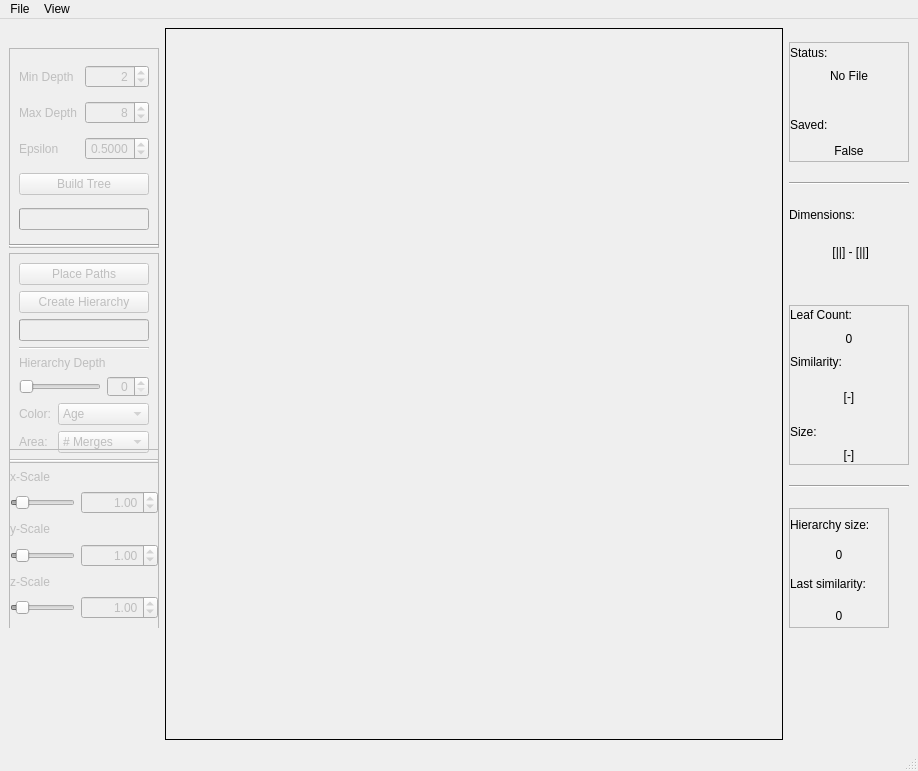
<?xml version="1.0" encoding="UTF-8"?>
<ui version="4.0">
 <class>MainWindow</class>
 <widget class="QMainWindow" name="MainWindow">
  <property name="geometry">
   <rect>
    <x>0</x>
    <y>0</y>
    <width>918</width>
    <height>771</height>
   </rect>
  </property>
  <property name="minimumSize">
   <size>
    <width>700</width>
    <height>665</height>
   </size>
  </property>
  <property name="windowTitle">
   <string>MainWindow</string>
  </property>
  <widget class="QWidget" name="centralwidget">
   <layout class="QHBoxLayout" name="horizontalLayout">
    <item>
     <layout class="QGridLayout" name="gridLayout">
      <item row="0" column="0" rowspan="2">
       <widget class="QWidget" name="Controls" native="true">
        <property name="sizePolicy">
         <sizepolicy hsizetype="Fixed" vsizetype="Fixed">
          <horstretch>0</horstretch>
          <verstretch>0</verstretch>
         </sizepolicy>
        </property>
        <property name="minimumSize">
         <size>
          <width>150</width>
          <height>580</height>
         </size>
        </property>
        <property name="maximumSize">
         <size>
          <width>150</width>
          <height>580</height>
         </size>
        </property>
        <layout class="QVBoxLayout" name="verticalLayout_5">
         <property name="leftMargin">
          <number>0</number>
         </property>
         <property name="topMargin">
          <number>0</number>
         </property>
         <property name="rightMargin">
          <number>0</number>
         </property>
         <property name="bottomMargin">
          <number>0</number>
         </property>
         <item>
          <widget class="QFrame" name="TreeControl">
           <property name="enabled">
            <bool>false</bool>
           </property>
           <property name="sizePolicy">
            <sizepolicy hsizetype="Fixed" vsizetype="Fixed">
             <horstretch>0</horstretch>
             <verstretch>0</verstretch>
            </sizepolicy>
           </property>
           <property name="minimumSize">
            <size>
             <width>150</width>
             <height>200</height>
            </size>
           </property>
           <property name="maximumSize">
            <size>
             <width>150</width>
             <height>200</height>
            </size>
           </property>
           <property name="frameShape">
            <enum>QFrame::StyledPanel</enum>
           </property>
           <property name="frameShadow">
            <enum>QFrame::Raised</enum>
           </property>
           <layout class="QGridLayout" name="gridLayout_3">
            <item row="4" column="0">
             <widget class="QLabel" name="Epsilon">
              <property name="text">
               <string>Epsilon</string>
              </property>
             </widget>
            </item>
            <item row="0" column="0">
             <widget class="QLabel" name="MinDepth">
              <property name="text">
               <string>Min Depth</string>
              </property>
             </widget>
            </item>
            <item row="6" column="0" colspan="2">
             <widget class="QPushButton" name="BuildTreeAction">
              <property name="minimumSize">
               <size>
                <width>0</width>
                <height>20</height>
               </size>
              </property>
              <property name="text">
               <string>Build Tree</string>
              </property>
             </widget>
            </item>
            <item row="2" column="0">
             <widget class="QLabel" name="MaxDepth">
              <property name="text">
               <string>Max Depth</string>
              </property>
             </widget>
            </item>
            <item row="2" column="1">
             <widget class="QSpinBox" name="MaxDepthValue">
              <property name="alignment">
               <set>Qt::AlignRight|Qt::AlignTrailing|Qt::AlignVCenter</set>
              </property>
              <property name="value">
               <number>8</number>
              </property>
             </widget>
            </item>
            <item row="4" column="1" alignment="Qt::AlignRight">
             <widget class="QDoubleSpinBox" name="EpsilonValue">
              <property name="alignment">
               <set>Qt::AlignRight|Qt::AlignTrailing|Qt::AlignVCenter</set>
              </property>
              <property name="decimals">
               <number>4</number>
              </property>
              <property name="maximum">
               <double>1.000000000000000</double>
              </property>
              <property name="singleStep">
               <double>0.010000000000000</double>
              </property>
              <property name="value">
               <double>0.500000000000000</double>
              </property>
             </widget>
            </item>
            <item row="0" column="1">
             <widget class="QSpinBox" name="MinDepthValue">
              <property name="wrapping">
               <bool>true</bool>
              </property>
              <property name="alignment">
               <set>Qt::AlignRight|Qt::AlignTrailing|Qt::AlignVCenter</set>
              </property>
              <property name="maximum">
               <number>999</number>
              </property>
              <property name="value">
               <number>2</number>
              </property>
             </widget>
            </item>
            <item row="7" column="0" colspan="2">
             <widget class="QProgressBar" name="TreeProgress">
              <property name="value">
               <number>0</number>
              </property>
              <property name="textVisible">
               <bool>false</bool>
              </property>
             </widget>
            </item>
           </layout>
          </widget>
         </item>
         <item>
          <widget class="Line" name="line">
           <property name="orientation">
            <enum>Qt::Horizontal</enum>
           </property>
          </widget>
         </item>
         <item>
          <widget class="QFrame" name="VisControl">
           <property name="enabled">
            <bool>false</bool>
           </property>
           <property name="sizePolicy">
            <sizepolicy hsizetype="Minimum" vsizetype="Minimum">
             <horstretch>0</horstretch>
             <verstretch>0</verstretch>
            </sizepolicy>
           </property>
           <property name="minimumSize">
            <size>
             <width>150</width>
             <height>210</height>
            </size>
           </property>
           <property name="maximumSize">
            <size>
             <width>150</width>
             <height>210</height>
            </size>
           </property>
           <property name="frameShape">
            <enum>QFrame::StyledPanel</enum>
           </property>
           <property name="frameShadow">
            <enum>QFrame::Raised</enum>
           </property>
           <layout class="QGridLayout" name="gridLayout_4">
            <item row="7" column="0">
             <widget class="QLabel" name="label_4">
              <property name="text">
               <string>Area:</string>
              </property>
             </widget>
            </item>
            <item row="6" column="0">
             <widget class="QLabel" name="label_3">
              <property name="text">
               <string>Color:</string>
              </property>
             </widget>
            </item>
            <item row="6" column="1" colspan="2">
             <widget class="QComboBox" name="ColorValue">
              <property name="enabled">
               <bool>false</bool>
              </property>
              <item>
               <property name="text">
                <string>Age</string>
               </property>
              </item>
              <item>
               <property name="text">
                <string>Similarity</string>
               </property>
              </item>
             </widget>
            </item>
            <item row="5" column="2">
             <widget class="QSpinBox" name="HierDepthNum">
              <property name="minimumSize">
               <size>
                <width>40</width>
                <height>0</height>
               </size>
              </property>
              <property name="maximumSize">
               <size>
                <width>80</width>
                <height>16777215</height>
               </size>
              </property>
              <property name="alignment">
               <set>Qt::AlignRight|Qt::AlignTrailing|Qt::AlignVCenter</set>
              </property>
             </widget>
            </item>
            <item row="5" column="0" colspan="2">
             <widget class="QSlider" name="HierDepthSlider">
              <property name="orientation">
               <enum>Qt::Horizontal</enum>
              </property>
             </widget>
            </item>
            <item row="1" column="0" colspan="3">
             <widget class="QPushButton" name="CreateHierarchy">
              <property name="text">
               <string>Create Hierarchy</string>
              </property>
             </widget>
            </item>
            <item row="0" column="0" colspan="3">
             <widget class="QPushButton" name="PlacePaths">
              <property name="text">
               <string>Place Paths</string>
              </property>
             </widget>
            </item>
            <item row="2" column="0" colspan="3">
             <widget class="QProgressBar" name="PathProgress">
              <property name="value">
               <number>0</number>
              </property>
              <property name="textVisible">
               <bool>false</bool>
              </property>
             </widget>
            </item>
            <item row="3" column="0" colspan="3">
             <widget class="Line" name="Seperator">
              <property name="orientation">
               <enum>Qt::Horizontal</enum>
              </property>
             </widget>
            </item>
            <item row="4" column="0" colspan="3">
             <widget class="QLabel" name="HierDepthText">
              <property name="maximumSize">
               <size>
                <width>16777215</width>
                <height>25</height>
               </size>
              </property>
              <property name="text">
               <string>Hierarchy Depth</string>
              </property>
             </widget>
            </item>
            <item row="7" column="1" colspan="2">
             <widget class="QComboBox" name="AreaValue">
              <property name="minimumSize">
               <size>
                <width>0</width>
                <height>0</height>
               </size>
              </property>
              <item>
               <property name="text">
                <string># Merges</string>
               </property>
              </item>
              <item>
               <property name="text">
                <string>Group Size</string>
               </property>
              </item>
             </widget>
            </item>
           </layout>
          </widget>
         </item>
         <item>
          <widget class="QFrame" name="PlotControl">
           <property name="enabled">
            <bool>false</bool>
           </property>
           <property name="sizePolicy">
            <sizepolicy hsizetype="Preferred" vsizetype="Minimum">
             <horstretch>0</horstretch>
             <verstretch>0</verstretch>
            </sizepolicy>
           </property>
           <property name="minimumSize">
            <size>
             <width>150</width>
             <height>180</height>
            </size>
           </property>
           <property name="maximumSize">
            <size>
             <width>150</width>
             <height>180</height>
            </size>
           </property>
           <property name="frameShape">
            <enum>QFrame::StyledPanel</enum>
           </property>
           <property name="frameShadow">
            <enum>QFrame::Raised</enum>
           </property>
           <layout class="QGridLayout" name="gridLayout_2">
            <property name="leftMargin">
             <number>0</number>
            </property>
            <property name="rightMargin">
             <number>0</number>
            </property>
            <item row="4" column="1">
             <widget class="QDoubleSpinBox" name="yNum">
              <property name="alignment">
               <set>Qt::AlignRight|Qt::AlignTrailing|Qt::AlignVCenter</set>
              </property>
              <property name="buttonSymbols">
               <enum>QAbstractSpinBox::UpDownArrows</enum>
              </property>
              <property name="minimum">
               <double>0.010000000000000</double>
              </property>
              <property name="maximum">
               <double>99999.000000000000000</double>
              </property>
              <property name="singleStep">
               <double>0.010000000000000</double>
              </property>
              <property name="value">
               <double>1.000000000000000</double>
              </property>
             </widget>
            </item>
            <item row="2" column="1">
             <widget class="QDoubleSpinBox" name="xNum">
              <property name="alignment">
               <set>Qt::AlignRight|Qt::AlignTrailing|Qt::AlignVCenter</set>
              </property>
              <property name="minimum">
               <double>0.010000000000000</double>
              </property>
              <property name="maximum">
               <double>99999.000000000000000</double>
              </property>
              <property name="singleStep">
               <double>0.010000000000000</double>
              </property>
              <property name="value">
               <double>1.000000000000000</double>
              </property>
             </widget>
            </item>
            <item row="3" column="0">
             <widget class="QLabel" name="yLabel">
              <property name="text">
               <string>y-Scale</string>
              </property>
             </widget>
            </item>
            <item row="5" column="0">
             <widget class="QLabel" name="zLabel">
              <property name="text">
               <string>z-Scale</string>
              </property>
             </widget>
            </item>
            <item row="4" column="0">
             <widget class="QSlider" name="yScale">
              <property name="minimum">
               <number>1</number>
              </property>
              <property name="maximum">
               <number>1000</number>
              </property>
              <property name="singleStep">
               <number>1</number>
              </property>
              <property name="pageStep">
               <number>100</number>
              </property>
              <property name="value">
               <number>100</number>
              </property>
              <property name="orientation">
               <enum>Qt::Horizontal</enum>
              </property>
              <property name="tickPosition">
               <enum>QSlider::NoTicks</enum>
              </property>
              <property name="tickInterval">
               <number>99</number>
              </property>
             </widget>
            </item>
            <item row="1" column="0">
             <widget class="QLabel" name="xLabel">
              <property name="text">
               <string>x-Scale</string>
              </property>
             </widget>
            </item>
            <item row="6" column="0">
             <widget class="QSlider" name="zScale">
              <property name="minimum">
               <number>1</number>
              </property>
              <property name="maximum">
               <number>1000</number>
              </property>
              <property name="pageStep">
               <number>100</number>
              </property>
              <property name="value">
               <number>100</number>
              </property>
              <property name="orientation">
               <enum>Qt::Horizontal</enum>
              </property>
              <property name="tickPosition">
               <enum>QSlider::NoTicks</enum>
              </property>
              <property name="tickInterval">
               <number>99</number>
              </property>
             </widget>
            </item>
            <item row="2" column="0">
             <widget class="QSlider" name="xScale">
              <property name="minimum">
               <number>1</number>
              </property>
              <property name="maximum">
               <number>1000</number>
              </property>
              <property name="pageStep">
               <number>100</number>
              </property>
              <property name="value">
               <number>100</number>
              </property>
              <property name="sliderPosition">
               <number>100</number>
              </property>
              <property name="orientation">
               <enum>Qt::Horizontal</enum>
              </property>
              <property name="tickPosition">
               <enum>QSlider::NoTicks</enum>
              </property>
              <property name="tickInterval">
               <number>24975</number>
              </property>
             </widget>
            </item>
            <item row="6" column="1">
             <widget class="QDoubleSpinBox" name="zNum">
              <property name="alignment">
               <set>Qt::AlignRight|Qt::AlignTrailing|Qt::AlignVCenter</set>
              </property>
              <property name="minimum">
               <double>0.010000000000000</double>
              </property>
              <property name="maximum">
               <double>1000.000000000000000</double>
              </property>
              <property name="singleStep">
               <double>0.010000000000000</double>
              </property>
              <property name="value">
               <double>1.000000000000000</double>
              </property>
             </widget>
            </item>
            <item row="0" column="0" colspan="2">
             <widget class="Line" name="line_2">
              <property name="orientation">
               <enum>Qt::Horizontal</enum>
              </property>
             </widget>
            </item>
           </layout>
          </widget>
         </item>
        </layout>
       </widget>
      </item>
      <item row="0" column="2" rowspan="2">
       <widget class="QWidget" name="Data" native="true">
        <property name="sizePolicy">
         <sizepolicy hsizetype="Fixed" vsizetype="Preferred">
          <horstretch>0</horstretch>
          <verstretch>0</verstretch>
         </sizepolicy>
        </property>
        <property name="minimumSize">
         <size>
          <width>120</width>
          <height>620</height>
         </size>
        </property>
        <property name="maximumSize">
         <size>
          <width>200</width>
          <height>800</height>
         </size>
        </property>
        <layout class="QVBoxLayout" name="verticalLayout">
         <property name="leftMargin">
          <number>0</number>
         </property>
         <property name="topMargin">
          <number>0</number>
         </property>
         <property name="rightMargin">
          <number>0</number>
         </property>
         <property name="bottomMargin">
          <number>0</number>
         </property>
         <item>
          <widget class="QFrame" name="FileStatus">
           <property name="minimumSize">
            <size>
             <width>0</width>
             <height>120</height>
            </size>
           </property>
           <property name="maximumSize">
            <size>
             <width>16777215</width>
             <height>120</height>
            </size>
           </property>
           <property name="frameShape">
            <enum>QFrame::StyledPanel</enum>
           </property>
           <property name="frameShadow">
            <enum>QFrame::Raised</enum>
           </property>
           <layout class="QGridLayout" name="gridLayout_5">
            <property name="leftMargin">
             <number>0</number>
            </property>
            <property name="topMargin">
             <number>0</number>
            </property>
            <property name="rightMargin">
             <number>0</number>
            </property>
            <property name="bottomMargin">
             <number>0</number>
            </property>
            <item row="0" column="0">
             <widget class="QLabel" name="Status">
              <property name="maximumSize">
               <size>
                <width>16777215</width>
                <height>20</height>
               </size>
              </property>
              <property name="text">
               <string>Status:</string>
              </property>
             </widget>
            </item>
            <item row="1" column="0">
             <widget class="QLabel" name="StatusValue">
              <property name="maximumSize">
               <size>
                <width>16777215</width>
                <height>40</height>
               </size>
              </property>
              <property name="text">
               <string>No File</string>
              </property>
              <property name="alignment">
               <set>Qt::AlignHCenter|Qt::AlignTop</set>
              </property>
              <property name="wordWrap">
               <bool>true</bool>
              </property>
             </widget>
            </item>
            <item row="4" column="0">
             <widget class="QLabel" name="SavedState">
              <property name="maximumSize">
               <size>
                <width>16777215</width>
                <height>20</height>
               </size>
              </property>
              <property name="text">
               <string>Saved:</string>
              </property>
             </widget>
            </item>
            <item row="5" column="0">
             <widget class="QLabel" name="SavedStateVal">
              <property name="maximumSize">
               <size>
                <width>16777215</width>
                <height>20</height>
               </size>
              </property>
              <property name="text">
               <string>False</string>
              </property>
              <property name="alignment">
               <set>Qt::AlignCenter</set>
              </property>
              <property name="wordWrap">
               <bool>true</bool>
              </property>
             </widget>
            </item>
           </layout>
          </widget>
         </item>
         <item>
          <widget class="Line" name="line_4">
           <property name="orientation">
            <enum>Qt::Horizontal</enum>
           </property>
          </widget>
         </item>
         <item>
          <widget class="QLabel" name="Dimensions">
           <property name="maximumSize">
            <size>
             <width>16777215</width>
             <height>20</height>
            </size>
           </property>
           <property name="text">
            <string>Dimensions:</string>
           </property>
          </widget>
         </item>
         <item>
          <widget class="QLabel" name="DimensionsValue">
           <property name="minimumSize">
            <size>
             <width>100</width>
             <height>40</height>
            </size>
           </property>
           <property name="maximumSize">
            <size>
             <width>16777215</width>
             <height>40</height>
            </size>
           </property>
           <property name="text">
            <string> [||] - [||]</string>
           </property>
           <property name="alignment">
            <set>Qt::AlignHCenter|Qt::AlignTop</set>
           </property>
           <property name="wordWrap">
            <bool>true</bool>
           </property>
          </widget>
         </item>
         <item>
          <widget class="QFrame" name="TreeData">
           <property name="minimumSize">
            <size>
             <width>0</width>
             <height>160</height>
            </size>
           </property>
           <property name="maximumSize">
            <size>
             <width>16777215</width>
             <height>160</height>
            </size>
           </property>
           <property name="frameShape">
            <enum>QFrame::StyledPanel</enum>
           </property>
           <property name="frameShadow">
            <enum>QFrame::Raised</enum>
           </property>
           <layout class="QGridLayout" name="gridLayout_6">
            <property name="leftMargin">
             <number>0</number>
            </property>
            <property name="topMargin">
             <number>0</number>
            </property>
            <property name="rightMargin">
             <number>0</number>
            </property>
            <property name="bottomMargin">
             <number>0</number>
            </property>
            <item row="0" column="0">
             <widget class="QLabel" name="LeafCount">
              <property name="sizePolicy">
               <sizepolicy hsizetype="Minimum" vsizetype="Minimum">
                <horstretch>0</horstretch>
                <verstretch>0</verstretch>
               </sizepolicy>
              </property>
              <property name="maximumSize">
               <size>
                <width>16777215</width>
                <height>20</height>
               </size>
              </property>
              <property name="text">
               <string>Leaf Count:</string>
              </property>
              <property name="alignment">
               <set>Qt::AlignLeading|Qt::AlignLeft|Qt::AlignVCenter</set>
              </property>
              <property name="wordWrap">
               <bool>true</bool>
              </property>
             </widget>
            </item>
            <item row="1" column="0">
             <widget class="QLabel" name="LeafCountValue">
              <property name="maximumSize">
               <size>
                <width>16777215</width>
                <height>20</height>
               </size>
              </property>
              <property name="text">
               <string>0</string>
              </property>
              <property name="alignment">
               <set>Qt::AlignCenter</set>
              </property>
             </widget>
            </item>
            <item row="2" column="0">
             <widget class="QLabel" name="Sim">
              <property name="maximumSize">
               <size>
                <width>16777215</width>
                <height>20</height>
               </size>
              </property>
              <property name="text">
               <string>Similarity:</string>
              </property>
              <property name="wordWrap">
               <bool>true</bool>
              </property>
             </widget>
            </item>
            <item row="5" column="0">
             <widget class="QLabel" name="Size">
              <property name="maximumSize">
               <size>
                <width>16777215</width>
                <height>20</height>
               </size>
              </property>
              <property name="text">
               <string>Size:</string>
              </property>
              <property name="wordWrap">
               <bool>true</bool>
              </property>
             </widget>
            </item>
            <item row="6" column="0">
             <widget class="QLabel" name="SizeValue">
              <property name="maximumSize">
               <size>
                <width>16777215</width>
                <height>20</height>
               </size>
              </property>
              <property name="text">
               <string>[-]</string>
              </property>
              <property name="alignment">
               <set>Qt::AlignCenter</set>
              </property>
              <property name="wordWrap">
               <bool>true</bool>
              </property>
             </widget>
            </item>
            <item row="4" column="0">
             <widget class="QLabel" name="SimValue">
              <property name="minimumSize">
               <size>
                <width>80</width>
                <height>40</height>
               </size>
              </property>
              <property name="maximumSize">
               <size>
                <width>16777215</width>
                <height>40</height>
               </size>
              </property>
              <property name="text">
               <string>[-]</string>
              </property>
              <property name="alignment">
               <set>Qt::AlignCenter</set>
              </property>
              <property name="wordWrap">
               <bool>true</bool>
              </property>
             </widget>
            </item>
           </layout>
          </widget>
         </item>
         <item>
          <widget class="Line" name="line_3">
           <property name="orientation">
            <enum>Qt::Horizontal</enum>
           </property>
          </widget>
         </item>
         <item>
          <widget class="QFrame" name="VisData">
           <property name="minimumSize">
            <size>
             <width>80</width>
             <height>100</height>
            </size>
           </property>
           <property name="maximumSize">
            <size>
             <width>100</width>
             <height>120</height>
            </size>
           </property>
           <property name="frameShape">
            <enum>QFrame::StyledPanel</enum>
           </property>
           <property name="frameShadow">
            <enum>QFrame::Raised</enum>
           </property>
           <layout class="QGridLayout" name="gridLayout_7">
            <property name="leftMargin">
             <number>0</number>
            </property>
            <property name="topMargin">
             <number>0</number>
            </property>
            <property name="rightMargin">
             <number>0</number>
            </property>
            <property name="bottomMargin">
             <number>0</number>
            </property>
            <item row="0" column="0">
             <widget class="QLabel" name="HierDepth">
              <property name="minimumSize">
               <size>
                <width>0</width>
                <height>30</height>
               </size>
              </property>
              <property name="maximumSize">
               <size>
                <width>16777215</width>
                <height>30</height>
               </size>
              </property>
              <property name="text">
               <string>Hierarchy size:</string>
              </property>
              <property name="wordWrap">
               <bool>true</bool>
              </property>
             </widget>
            </item>
            <item row="1" column="0">
             <widget class="QLabel" name="HierDepthVal">
              <property name="minimumSize">
               <size>
                <width>0</width>
                <height>15</height>
               </size>
              </property>
              <property name="maximumSize">
               <size>
                <width>16777215</width>
                <height>15</height>
               </size>
              </property>
              <property name="text">
               <string>0</string>
              </property>
              <property name="alignment">
               <set>Qt::AlignCenter</set>
              </property>
             </widget>
            </item>
            <item row="2" column="0">
             <widget class="QLabel" name="LastSim">
              <property name="minimumSize">
               <size>
                <width>0</width>
                <height>30</height>
               </size>
              </property>
              <property name="maximumSize">
               <size>
                <width>16777215</width>
                <height>30</height>
               </size>
              </property>
              <property name="text">
               <string>Last similarity:</string>
              </property>
              <property name="wordWrap">
               <bool>true</bool>
              </property>
             </widget>
            </item>
            <item row="3" column="0">
             <widget class="QLabel" name="LastSimVal">
              <property name="minimumSize">
               <size>
                <width>0</width>
                <height>20</height>
               </size>
              </property>
              <property name="maximumSize">
               <size>
                <width>16777215</width>
                <height>20</height>
               </size>
              </property>
              <property name="text">
               <string>0</string>
              </property>
              <property name="alignment">
               <set>Qt::AlignCenter</set>
              </property>
             </widget>
            </item>
           </layout>
          </widget>
         </item>
        </layout>
       </widget>
      </item>
      <item row="0" column="1" rowspan="3">
       <widget class="QFrame" name="plotWidget">
        <property name="sizePolicy">
         <sizepolicy hsizetype="Expanding" vsizetype="Expanding">
          <horstretch>0</horstretch>
          <verstretch>0</verstretch>
         </sizepolicy>
        </property>
        <property name="minimumSize">
         <size>
          <width>230</width>
          <height>580</height>
         </size>
        </property>
        <property name="frameShape">
         <enum>QFrame::Box</enum>
        </property>
        <property name="frameShadow">
         <enum>QFrame::Plain</enum>
        </property>
        <property name="lineWidth">
         <number>1</number>
        </property>
       </widget>
      </item>
      <item row="2" column="2">
       <spacer name="verticalSpacer_2">
        <property name="orientation">
         <enum>Qt::Vertical</enum>
        </property>
        <property name="sizeHint" stdset="0">
         <size>
          <width>20</width>
          <height>40</height>
         </size>
        </property>
       </spacer>
      </item>
      <item row="2" column="0">
       <spacer name="verticalSpacer">
        <property name="orientation">
         <enum>Qt::Vertical</enum>
        </property>
        <property name="sizeHint" stdset="0">
         <size>
          <width>20</width>
          <height>40</height>
         </size>
        </property>
       </spacer>
      </item>
     </layout>
    </item>
   </layout>
  </widget>
  <widget class="QMenuBar" name="menubar">
   <property name="geometry">
    <rect>
     <x>0</x>
     <y>0</y>
     <width>918</width>
     <height>26</height>
    </rect>
   </property>
   <widget class="QMenu" name="menuFile">
    <property name="title">
     <string>File</string>
    </property>
    <addaction name="actionOpen"/>
    <addaction name="separator"/>
    <addaction name="actionLoad_data"/>
    <addaction name="actionSave_as"/>
   </widget>
   <widget class="QMenu" name="menuView">
    <property name="title">
     <string>View</string>
    </property>
    <widget class="QMenu" name="menuHighlighting">
     <property name="title">
      <string>Highlighting</string>
     </property>
     <addaction name="actionLast_Merge"/>
     <addaction name="actionLast_Children"/>
    </widget>
    <addaction name="actionShow_Wireframe"/>
    <addaction name="actionShow_Timeslices"/>
    <addaction name="actionShow_Inner_Bounds"/>
    <addaction name="actionShow_z_Lines"/>
    <addaction name="separator"/>
    <addaction name="menuHighlighting"/>
   </widget>
   <addaction name="menuFile"/>
   <addaction name="menuView"/>
  </widget>
  <widget class="QStatusBar" name="statusbar"/>
  <action name="actionOpen">
   <property name="text">
    <string>Open...</string>
   </property>
  </action>
  <action name="actionShow_Wireframe">
   <property name="checkable">
    <bool>true</bool>
   </property>
   <property name="checked">
    <bool>true</bool>
   </property>
   <property name="text">
    <string>Show bounding box</string>
   </property>
  </action>
  <action name="actionDraw_Inner_bounds">
   <property name="text">
    <string>Draw inner bounds</string>
   </property>
  </action>
  <action name="actionShow_Inner_Bounds">
   <property name="checkable">
    <bool>true</bool>
   </property>
   <property name="enabled">
    <bool>true</bool>
   </property>
   <property name="text">
    <string>Show inner bounds</string>
   </property>
  </action>
  <action name="actionShow_z_Lines">
   <property name="checkable">
    <bool>true</bool>
   </property>
   <property name="enabled">
    <bool>true</bool>
   </property>
   <property name="text">
    <string>Show z-lines</string>
   </property>
  </action>
  <action name="actionSave_as">
   <property name="text">
    <string>Save data...</string>
   </property>
  </action>
  <action name="actionHighlight_last_children">
   <property name="checkable">
    <bool>true</bool>
   </property>
   <property name="text">
    <string>Highlight last children</string>
   </property>
  </action>
  <action name="actionLast_Merge">
   <property name="checkable">
    <bool>true</bool>
   </property>
   <property name="checked">
    <bool>true</bool>
   </property>
   <property name="text">
    <string>Last Merge</string>
   </property>
  </action>
  <action name="actionLast_Children">
   <property name="checkable">
    <bool>true</bool>
   </property>
   <property name="checked">
    <bool>true</bool>
   </property>
   <property name="text">
    <string>Last Children</string>
   </property>
  </action>
  <action name="actionAge">
   <property name="checkable">
    <bool>true</bool>
   </property>
   <property name="checked">
    <bool>true</bool>
   </property>
   <property name="text">
    <string>Age</string>
   </property>
  </action>
  <action name="actionSimilarity">
   <property name="text">
    <string>Similarity</string>
   </property>
  </action>
  <action name="actionSimilar_members_at_point">
   <property name="text">
    <string>Similar members at point</string>
   </property>
  </action>
  <action name="actionMerge_Size">
   <property name="checkable">
    <bool>true</bool>
   </property>
   <property name="checked">
    <bool>true</bool>
   </property>
   <property name="text">
    <string>Merge Size</string>
   </property>
  </action>
  <action name="actionOpen_Preferences">
   <property name="text">
    <string>Open Preferences...</string>
   </property>
  </action>
  <action name="actionLoad_data">
   <property name="text">
    <string>Load data...</string>
   </property>
  </action>
  <action name="actionShow_Timeslices">
   <property name="checkable">
    <bool>true</bool>
   </property>
   <property name="checked">
    <bool>true</bool>
   </property>
   <property name="text">
    <string>Show time slices</string>
   </property>
  </action>
 </widget>
 <resources/>
 <connections>
  <connection>
   <sender>HierDepthSlider</sender>
   <signal>valueChanged(int)</signal>
   <receiver>HierDepthNum</receiver>
   <slot>setValue(int)</slot>
   <hints>
    <hint type="sourcelabel">
     <x>103</x>
     <y>386</y>
    </hint>
    <hint type="destinationlabel">
     <x>150</x>
     <y>386</y>
    </hint>
   </hints>
  </connection>
 </connections>
</ui>
